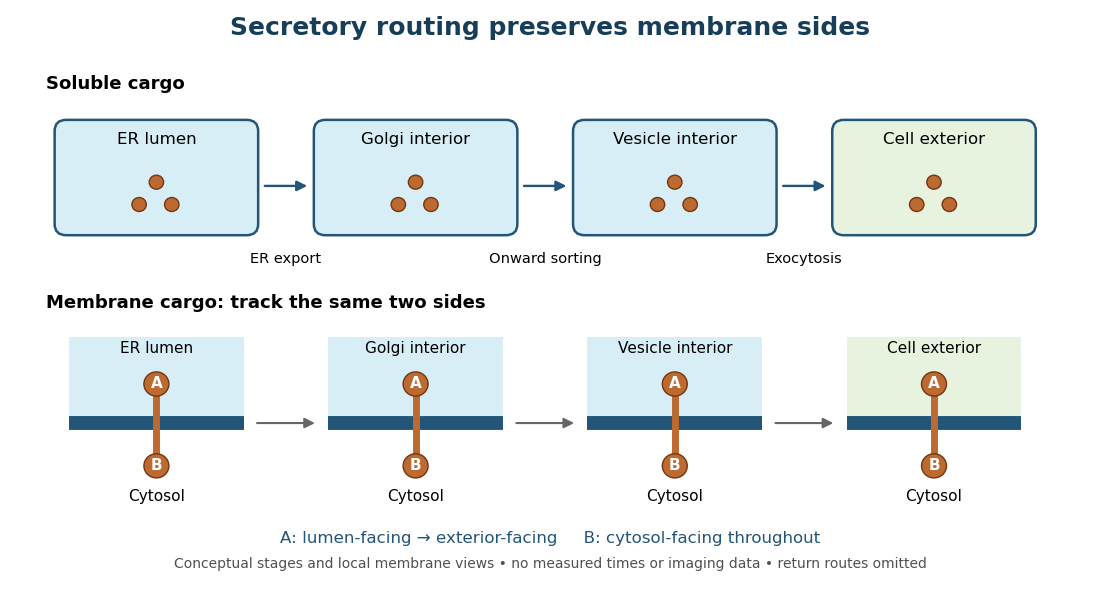

The Python source for this figure:
"""Draw conceptual secretory routing and conserved membrane orientation.

Run from _media. Tested with Python 3.14, matplotlib 3.10.7 and numpy 2.3.5.
"""

from pathlib import Path

import matplotlib.pyplot as plt
from matplotlib.patches import Circle, FancyArrowPatch, FancyBboxPatch, Rectangle


def main():
    fig, ax = plt.subplots(figsize=(11, 6), dpi=100)
    fig.patch.set_facecolor("white")
    ax.set_facecolor("white")
    ax.set(xlim=(0, 11), ylim=(0, 6))
    ax.axis("off")
    blue = "#d7eef7"
    membrane = "#235579"
    cargo = "#bd6a30"
    centers = [1.4, 4.1, 6.8, 9.5]
    labels = ["ER lumen", "Golgi interior", "Vesicle interior", "Cell exterior"]

    ax.text(5.5, 5.75, "Secretory routing preserves membrane sides", ha="center",
            fontsize=18, weight="bold", color="#173e58")
    ax.text(0.25, 5.17, "Soluble cargo", fontsize=13, weight="bold")
    for x, label in zip(centers, labels):
        color = blue if x != centers[-1] else "#e7f2df"
        box = FancyBboxPatch((x - 1.03, 3.63), 2.06, 1.18,
                             boxstyle="round,pad=0.03,rounding_size=0.12",
                             facecolor=color, edgecolor=membrane, lw=1.8)
        ax.add_patch(box)
        ax.text(x, 4.58, label, fontsize=12, ha="center")
        for dx, dy in [(-0.18, -0.12), (0.16, -0.12), (0, 0.12)]:
            ax.add_patch(Circle((x + dx, 4.05 + dy), 0.075, facecolor=cargo,
                                edgecolor="#733611"))
    for a, b, label in zip(centers[:-1], centers[1:],
                           ["ER export", "Onward sorting", "Exocytosis"]):
        ax.add_patch(FancyArrowPatch((a + 1.1, 4.13), (b - 1.1, 4.13),
                                    arrowstyle="-|>", mutation_scale=15,
                                    color=membrane, lw=1.7))
        ax.text((a + b) / 2, 3.30, label, fontsize=10.5, ha="center")

    ax.text(0.25, 2.82, "Membrane cargo: track the same two sides", fontsize=13, weight="bold")
    for x, label in zip(centers, labels):
        color = blue if x != centers[-1] else "#e7f2df"
        ax.add_patch(Rectangle((x - 0.91, 1.62), 1.82, 0.89,
                               facecolor=color, edgecolor="none"))
        ax.plot([x - 0.91, x + 0.91], [1.58, 1.58], lw=10,
                color=membrane, solid_capstyle="butt")
        ax.text(x, 2.33, label, ha="center", fontsize=11)
        ax.plot([x, x], [1.13, 1.99], color=cargo, lw=5, zorder=3)
        for y, tag in [(2.0, "A"), (1.12, "B")]:
            ax.add_patch(Circle((x, y), 0.13, facecolor=cargo, edgecolor="#733611", zorder=4))
            ax.text(x, y, tag, color="white", ha="center", va="center",
                    fontsize=11, weight="bold", zorder=5)
        ax.text(x, 0.74, "Cytosol", ha="center", fontsize=11)
    for a, b in zip(centers[:-1], centers[1:]):
        ax.add_patch(FancyArrowPatch((a + 1.02, 1.58), (b - 1.02, 1.58),
                                    arrowstyle="-|>", mutation_scale=15,
                                    color="#666666", lw=1.5))
    ax.text(5.5, 0.29, "A: lumen-facing → exterior-facing     B: cytosol-facing throughout",
            ha="center", fontsize=12, color=membrane)
    ax.text(5.5, 0.02, "Conceptual stages and local membrane views • no measured times or imaging data • return routes omitted",
            ha="center", fontsize=10, color="#505050")
    fig.subplots_adjust(left=0.02, right=0.98, top=0.98, bottom=0.05)
    fig.savefig(Path.cwd() / (Path(__file__).stem + ".png"), facecolor="white",
                transparent=False, dpi=100)
    plt.close(fig)


if __name__ == "__main__":
    main()
